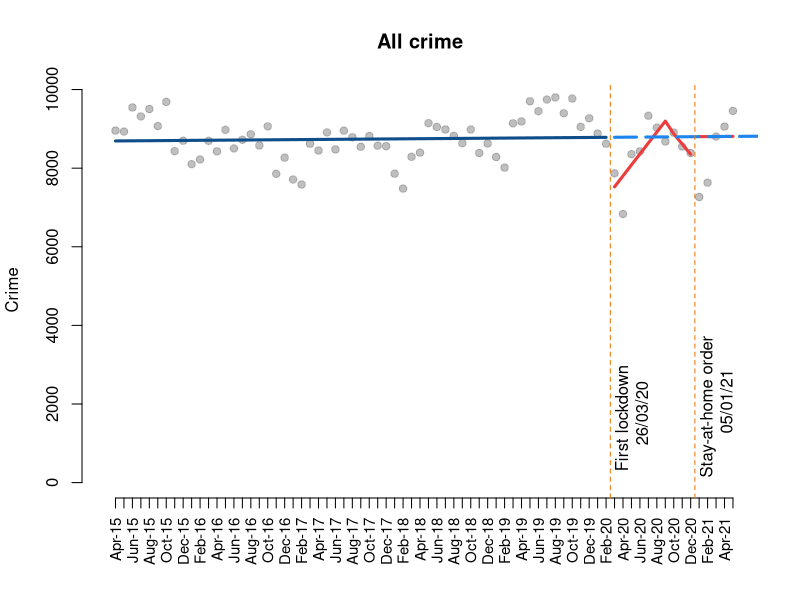
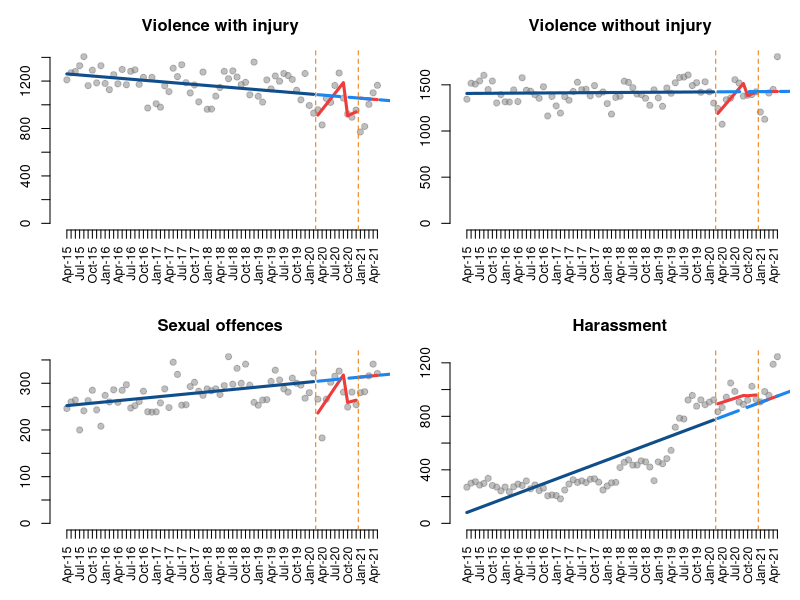
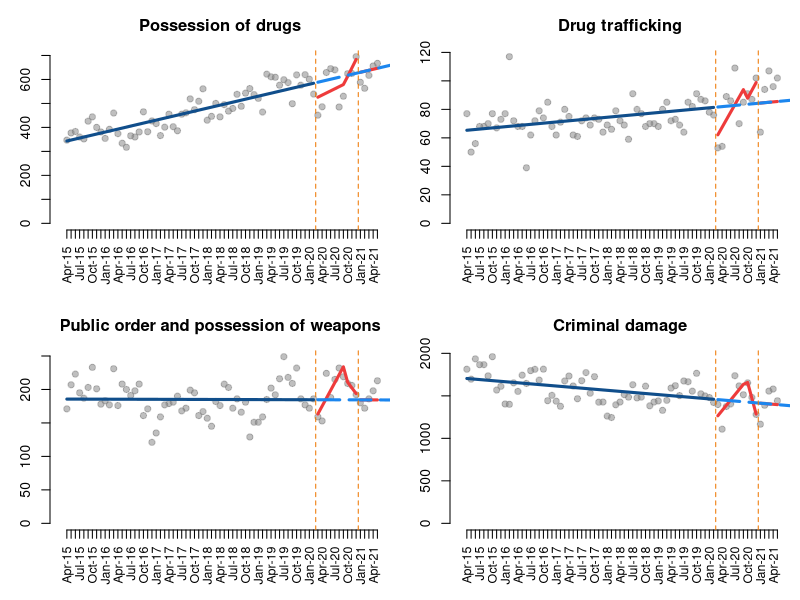
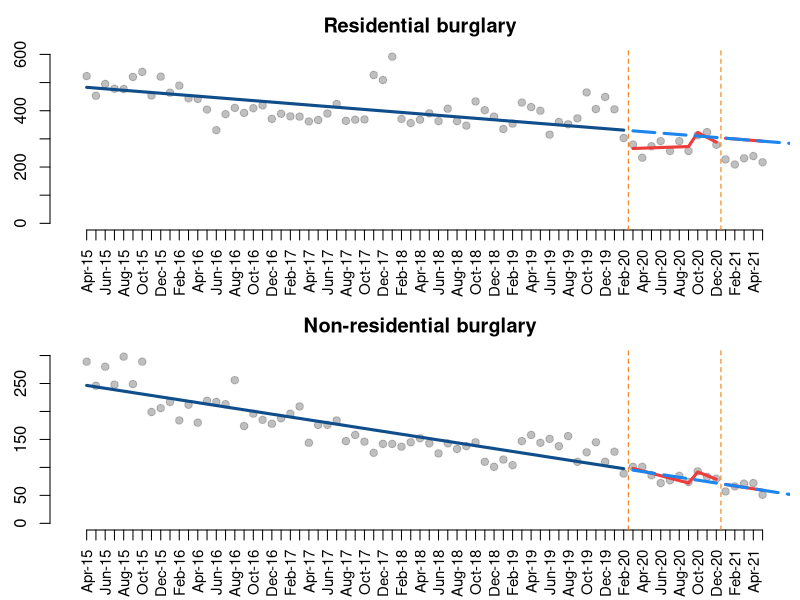
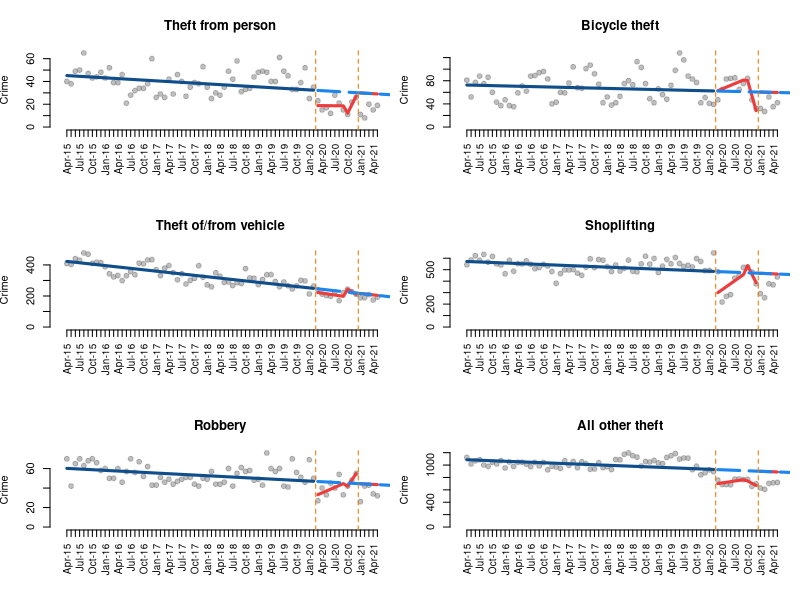
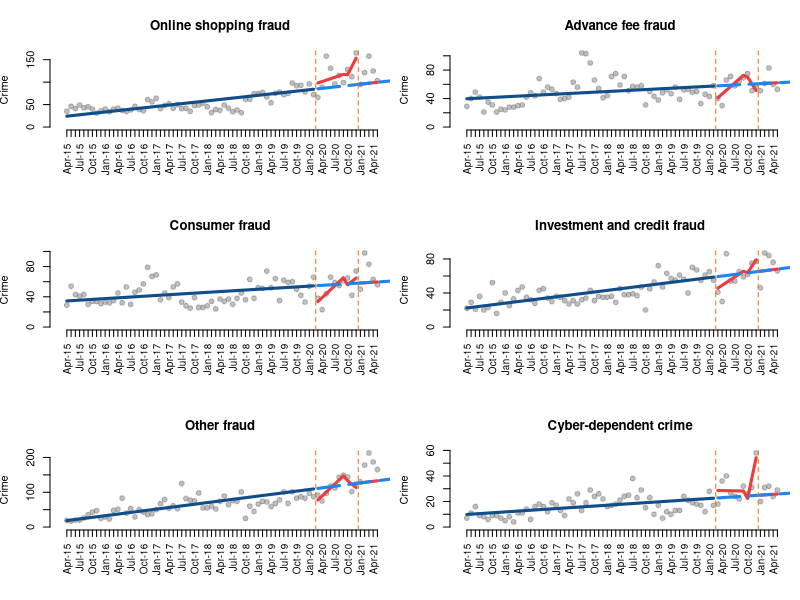

The R source for these figures, in order:

#######################
#
# Crime and COVID in NI
#
######################

rm(list=ls())

#load packages
library(here)
library(dplyr)

#load data
data <- read.csv(here("data/data_rev.csv"))

#save dates
dates <- data$X

#function to obtain model results
modelit <- function(dataset, Y, T, D1, P1, D2, P2){
  
  #estimate temporal model
  ts <- lm(Y ~ T + D1 + P1 + D2 + P2, data = dataset)
  
  #print model results
  summary(ts)
  
}

#function to automate plotting
plotit <- function(dataset, Y, T, D1, P1, D2, P2, title){
  
  #estimate temporal model
  ts <- lm(Y ~ T + D1 + P1 + D2 + P2, data = dataset)
  
  #print model results
  summary(ts)
  
  #predict from the model
  pred1 <- predict(ts, dataset)
  
  #create new dataset where D and P are 0
  datanew <- as.data.frame(cbind(T = rep(1 : length(dataset)), 
                                 D1 = rep(0), 
                                 P1 = rep(0),
                                 D2 = rep(0),
                                 P2 = rep(0)))
  
  #predict counterfactual
  pred2 <- predict(ts, datanew)
  
  #design plot
  plot( Y,
        bty = "n",
        col = gray(0.5, 0.5), pch=19,
        ylim = c(0, max(Y)), xlim=c(0, nrow(dataset)),
        xlab = "", xaxt = "n",
        ylab = "Crime",
        main = title)
  
  #add dates
  axis(1, at  = 1:length(dates), 
       labels = c(dates),
       cex.axis = 0.9, las=2)
  
  #draw lines
  lines( rep(1:59), pred1[1:59], col = "dodgerblue4", lwd = 3 )
  lines( rep(60:69), pred1[60:69], col="brown2", lwd = 3 )
  lines( rep(70:length(pred1)), pred1[70:length(pred1)], col="brown2", lwd = 3 )
  lines( rep(60:length(pred2)), pred2[60:length(pred2)], col="dodgerblue2", lwd = 3, lty = 5 ) 
  abline( v=59.5, col="darkorange2", lty=2 )
  abline( v=69.5, col="darkorange2", lty=2 )
  
}

##all crime

#plot all crime
plot.all <- function(){plotit(data, data$All.crime,
                                data$T, data$D1, data$P1, 
                                data$D2, data$P2, "All crime")}
plot.all()

#all text
text(62, 1700, "First lockdown \n 26/03/20", srt = 90)
text(72, 2000, "Stay-at-home order \n 05/01/21", srt = 90)

#save figure: 9.49 x 3.60 inches

##violence
par(mfrow=c(2,2), mai = c(0.7, 0.5, 0.5, 0.1))

#model and plot violence injury
modelit(data, data$Violence.with.injury..including.homicide...death.serious.injury.by.unlawful.driving.,
        data$T, data$D1, data$P1, data$D2, data$P2)

plot.vio.i <- function(){plotit(data, data$Violence.with.injury..including.homicide...death.serious.injury.by.unlawful.driving.,
                                data$T, data$D1, data$P1, 
                                data$D2, data$P2, "Violence with injury")}
plot.vio.i()

#plot violence no injury
modelit(data, data$Violence.without.injury,
        data$T, data$D1, data$P1, data$D2, data$P2)

plot.vio.ni <- function(){plotit(data, data$Violence.without.injury,
                                 data$T, data$D1, data$P1, data$D2, data$P2, "Violence without injury")}
plot.vio.ni()

#sexual crime
modelit(data, data$Sexual.offences,
        data$T, data$D1, data$P1, data$D2, data$P2)

plot.sex <- function(){plotit(data, data$Sexual.offences,
                              data$T, data$D1, data$P1, data$D2, data$P2, "Sexual offences")}
plot.sex()

#Harassment
modelit(data, data$Harassment,
        data$T, data$D1, data$P1, data$D2, data$P2)

plot.har <- function(){plotit(data, data$Harassment,
                              data$T, data$D1, data$P1, data$D2, data$P2, "Harassment")}
plot.har()

#save figure: 9.49 x 5.60 inches

##drugs, damage and public order
data <- data %>%
  mutate(order.weapons = Public.order.offences + Possession.of.weapons.offences)
par(mfrow=c(2,2))

#model and plot possession of drugs
modelit(data, data$Possession.of.drugs,
        data$T, data$D1, data$P1, data$D2, data$P2)

plot.drug.po <- function(){plotit(data, data$Possession.of.drugs,
                                  data$T, data$D1, data$P1, data$D2, data$P2, "Possession of drugs")}
plot.drug.po()

#model and plot drug trafficking
modelit(data, data$Trafficking.of.drugs,
        data$T, data$D1, data$P1, data$D2, data$P2)

plot.drug.tr <- function(){plotit(data, data$Trafficking.of.drugs,
                                  data$T, data$D1, data$P1, data$D2, data$P2, "Drug trafficking")}
plot.drug.tr()

#model and plot public order
modelit(data, data$order.weapons,
        data$T, data$D1, data$P1, data$D2, data$P2)

plot.order <- function(){plotit(data, data$order.weapons,
                                data$T, data$D1, data$P1, data$D2, data$P2, "Public order and possession of weapons")}
plot.order()

#model and plot criminal damage
modelit(data, data$Criminal.damage,
        data$T, data$D1, data$P1, data$D2, data$P2)

plot.damage <- function(){plotit(data, data$Criminal.damage,
                                 data$T, data$D1, data$P1, data$D2, data$P2, "Criminal damage")}
plot.damage()

#save figure: 9.49 x 5.60 inches

##burglary
data <- data %>%
  mutate(domestic.burg = Theft...burglary.residential + Theft...domestic.burglary,
         nondomestic.burg = Theft...burglary.business...community + Theft...non.domestic.burglary)
par(mfrow=c(2,1))

#model and plot domestic burglary
modelit(data, data$domestic.burg,
        data$T, data$D1, data$P1, data$D2, data$P2)

plot.burgl.dom <- function(){plotit(data, data$domestic.burg,
                                    data$T, data$D1, data$P1, data$D2, data$P2, "Residential burglary")}
plot.burgl.dom()

#model and plot non-domestic burglary
modelit(data, data$nondomestic.burg,
        data$T, data$D1, data$P1, data$D2, data$P2)

plot.burgl.nondom <- function(){plotit(data, data$nondomestic.burg,
                                       data$T, data$D1, data$P1, data$D2, data$P2, "Non-residential burglary")}
plot.burgl.nondom()

#save figure: 6.49 x 5.60 inches

##theft and robbery
par(mfrow=c(3,2))

#model and plot theft from the person
modelit(data, data$Theft.from.the.person,
        data$T, data$D1, data$P1, data$D2, data$P2)

plot.theft.p <- function(){plotit(data, data$Theft.from.the.person,
                                  data$T, data$D1, data$P1, data$D2, data$P2, "Theft from person")}
plot.theft.p()

#model and plot bicycle theft
modelit(data, data$Bicycle.theft,
        data$T, data$D1, data$P1, data$D2, data$P2)

plot.theft.b <- function(){plotit(data, data$Bicycle.theft,
                                  data$T, data$D1, data$P1, data$D2, data$P2, "Bicycle theft")}
plot.theft.b()

#model and plot theft of/from vehicle
modelit(data, data$Theft...vehicle.offences,
        data$T, data$D1, data$P1, data$D2, data$P2)

plot.theft.v <- function(){plotit(data, data$Theft...vehicle.offences,
                                  data$T, data$D1, data$P1, data$D2, data$P2, "Theft of/from vehicle")}
plot.theft.v()

#model and plot shoplifting
modelit(data, data$Theft...shoplifting,
        data$T, data$D1, data$P1, data$D2, data$P2)

plot.shoplift <- function(){plotit(data, data$Theft...shoplifting,
                                   data$T, data$D1, data$P1, data$D2, data$P2, "Shoplifting")}
plot.shoplift()

#model and plot robbery
modelit(data, data$Robbery,
        data$T, data$D1, data$P1, data$D2, data$P2)

plot.robbery <- function(){plotit(data, data$Robbery,
                                  data$T, data$D1, data$P1, data$D2, data$P2, "Robbery")}
plot.robbery()

#model and plot all other theft
modelit(data, data$All.other.theft.offences,
        data$T, data$D1, data$P1, data$D2, data$P2)

plot.theft.o <- function(){plotit(data, data$All.other.theft.offences,
                                  data$T, data$D1, data$P1, data$D2, data$P2, "All other theft")}
plot.theft.o()

#save figure: 8.49 x 5.60 inches

##fraud and cyber
data <- data %>%
  mutate_all(~replace(., is.na(.), 0)) %>%
  mutate(other.fraud = False.Accounting + Bankruptcy.and.Insolvency + 
           Department.of.Works.and.Pensions..DWP..Fraud + Fraudulent.Applications.for.Grants.from.Government.Funded.Organisations +
           HM.Revenue...Customs.Fraud..HMRC. + Pension.Fraud.by.Pensioner..or.their.estates. +
           Pension.Fraud.committed.on.Pensions + Pension.Liberation.Fraud +
           Other.Regulatory.Fraud + Fraud.by.Failing.to.Disclose.Information +
           Fraud.by.Abuse.of.Position.of.Trust +
           Dishonestly.retaining.a.wrongful.credit +
           Insurance.Related.Fraud + Insurance.Broker.Fraud +
           Telecom.Industry.Fraud..Misuse.of.Contracts. +
           Corporate.Employee.Fraud + Business.Trading.Fraud + 
           DVLA.Driving.Licence.Application.Fraud + None.of.the.Above,
         advance.fee.fraud = X.419..Advance.Fee.Fraud + Lottery.Scams + Fraud.Recovery +
           Inheritance.Fraud + Rental.Fraud + Other.Advance.Fee.Frauds + Lender.Loan.Fraud +
           Dating.Scam,
         Online.Shopping.and.Auctions = Online.Shopping.and.Auctions,
         consumer.fraud.exc.on.shop = Consumer.Phone.Fraud + Door.to.Door.Sales.and.Bogus.Tradesmen +
           Other.Consumer.Non.Investment.Fraud + Computer.Software.Service.Fraud,
         cyberdependent = Denial.of.Service.Attack + Denial.of.Service.Attack..Extortion +
           Hacking...Server + Hacking...Personal + Hacking...Social.Media.and.Email +
           Hacking...PBX...Dial.Through + Hacking.Extortion,
         investment.banking.credit.fraud = Cheque..Plastic.Card.and.Online.Bank.Accounts..not.PSP. +
           Application..Fraud..excluding.Mortgages. + Mortgage.Related.Fraud +
           Mandate.Fraud + Counterfeit.Cashiers.Cheques +
           Share.sales.or.Boiler.Room.Fraud + Pyramid.or.Ponzi.Schemes +
           Prime.Bank.Guarantees + Time.Shares.and.Holiday.Club.Fraud +
           Other.Financial.Investment
  )
par(mfrow=c(3,2))

#model and plot online shopping fraud
modelit(data, data$Online.Shopping.and.Auctions,
        data$T, data$D1, data$P1, data$D2, data$P2)

plot.online.shop <- function(){plotit(data, data$Online.Shopping.and.Auctions,
                                      data$T, data$D1, data$P1, data$D2, data$P2, "Online shopping fraud")}
plot.online.shop()

#model and plot advance fee fraud
modelit(data, data$advance.fee.fraud,
        data$T, data$D1, data$P1, data$D2, data$P2)

plot.advance.fee <- function(){plotit(data, data$advance.fee.fraud,
                                      data$T, data$D1, data$P1, data$D2, data$P2, "Advance fee fraud")}
plot.advance.fee()

#model and plot consumer fraud
modelit(data, data$consumer.fraud.exc.on.shop,
        data$T, data$D1, data$P1, data$D2, data$P2)

plot.consumer.fraud <- function(){plotit(data, data$consumer.fraud.exc.on.shop,
                                         data$T, data$D1, data$P1, data$D2, data$P2, "Consumer fraud")}
plot.consumer.fraud()

#model and plot investment and credit fraud
modelit(data, data$investment.banking.credit.fraud,
        data$T, data$D1, data$P1, data$D2, data$P2)

plot.invest.fraud <- function(){plotit(data, data$investment.banking.credit.fraud,
                                       data$T, data$D1, data$P1, data$D2, data$P2, "Investment and credit fraud")}
plot.invest.fraud()

#model and plot other fraud
modelit(data, data$other.fraud,
        data$T, data$D1, data$P1, data$D2, data$P2)

plot.other.fraud <- function(){plotit(data, data$other.fraud,
                                      data$T, data$D1, data$P1, data$D2, data$P2, "Other fraud")}
plot.other.fraud()

#model and plot cyber-dependent crime
modelit(data, data$cyberdependent,
        data$T, data$D1, data$P1, data$D2, data$P2)

plot.cyber <- function(){plotit(data, data$cyberdependent,
                                data$T, data$D1, data$P1, data$D2, data$P2, "Cyber-dependent crime")}
plot.cyber()

#save figure: 8.49 x 5.60 inches
